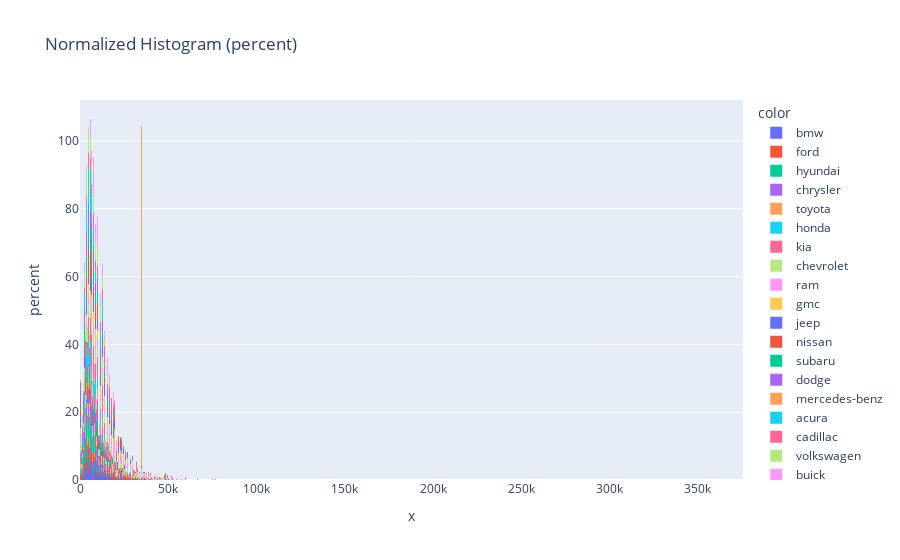
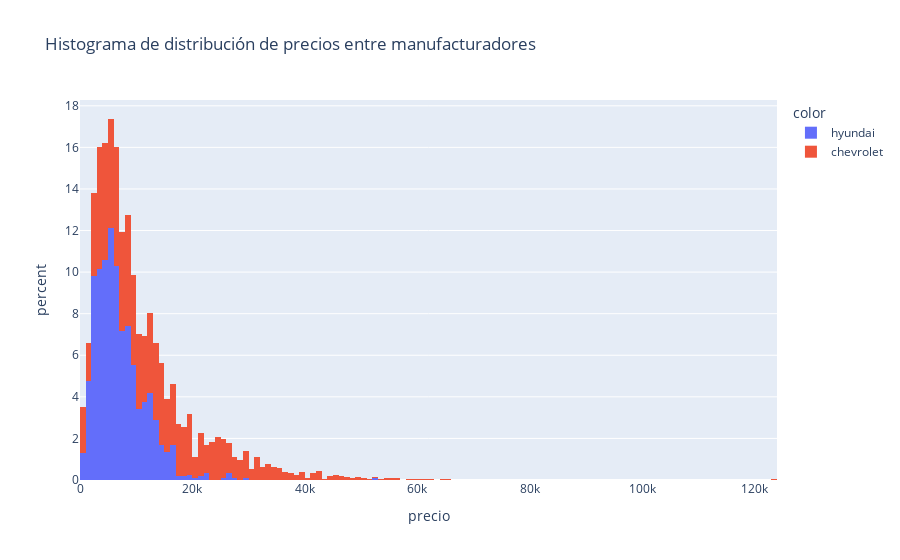
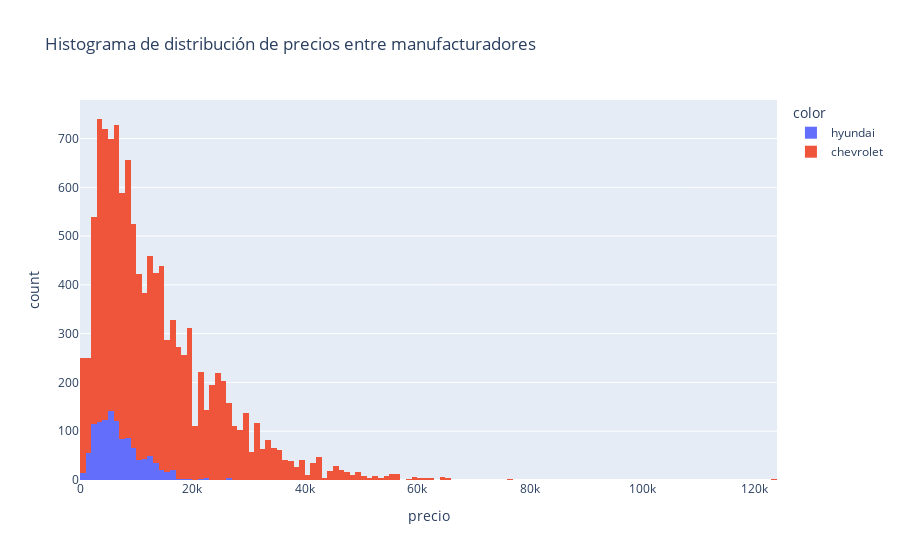

The notebook cell these images were saved under, in order:
### Markdown cell above
### Histogramas e histogramas normalizados sobre la comparaciónn de la distribución de precios entre manufacturadores ###

### Code cell
# import plotly.graph_objects as go
import plotly.express as px
import pandas as pd

# Leer los datos del archivo CSV
car_data = pd.read_csv("../vehicles_us.csv")

# Aislar los manufacturadores desde la variable de modelo

car_data["manufacturer"] = car_data["model"].str.split().str[0]

# Crear un histograma normalizado con la variable 'percent'

fig = px.histogram(x=car_data['price'], histnorm="percent", color=car_data["manufacturer"], title="Normalized Histogram (percent)")
fig.show()

# Crear un DataFrame con solo dos manufacturadores

comparacion_manuf = car_data[car_data['manufacturer'].isin(['chevrolet','hyundai'])]

# Crear histograma normalizado

fig_2 = px.histogram(x=comparacion_manuf['price'], histnorm="percent", color=comparacion_manuf['manufacturer'], title="Histograma de distribución de precios entre manufacturadores", labels={'x':'precio','y':'porcentaje'})
fig_2.show()

# Crear histograma

fig_3 = px.histogram(x=comparacion_manuf['price'],color=comparacion_manuf['manufacturer'], title="Histograma de distribución de precios entre manufacturadores", labels={'x':'precio','y':'cuenta'})
fig_3.show()

### Figure 1 — Plotly figure (JSON) as saved in the notebook; plotly's stock layout.template omitted (floating-point values rounded to 4 significant figures; data arrays with more than 128 entries replaced by an {"elided": "..."} marker saying what was removed)
{"data": [{"bingroup": "x", "histnorm": "percent", "hovertemplate": "color=bmw<br>x=%{x}<br>percent=%{y}<extra></extra>", "legendgroup": "bmw", "marker": {"color": "#636efa", "pattern": {"shape": ""}}, "name": "bmw", "orientation": "v", "showlegend": true, "type": "histogram", "x": {"elided": "267 int values"}, "xaxis": "x", "yaxis": "y"}, {"bingroup": "x", "histnorm": "percent", "hovertemplate": "color=ford<br>x=%{x}<br>percent=%{y}<extra></extra>", "legendgroup": "ford", "marker": {"color": "#EF553B", "pattern": {"shape": ""}}, "name": "ford", "orientation": "v", "showlegend": true, "type": "histogram", "x": {"elided": "12672 int values"}, "xaxis": "x", "yaxis": "y"}, {"bingroup": "x", "histnorm": "percent", "hovertemplate": "color=hyundai<br>x=%{x}<br>percent=%{y}<extra></extra>", "legendgroup": "hyundai", "marker": {"color": "#00cc96", "pattern": {"shape": ""}}, "name": "hyundai", "orientation": "v", "showlegend": true, "type": "histogram", "x": {"elided": "1173 int values"}, "xaxis": "x", "yaxis": "y"}, {"bingroup": "x", "histnorm": "percent", "hovertemplate": "color=chrysler<br>x=%{x}<br>percent=%{y}<extra></extra>", "legendgroup": "chrysler", "marker": {"color": "#ab63fa", "pattern": {"shape": ""}}, "name": "chrysler", "orientation": "v", "showlegend": true, "type": "histogram", "x": {"elided": "838 int values"}, "xaxis": "x", "yaxis": "y"}, {"bingroup": "x", "histnorm": "percent", "hovertemplate": "color=toyota<br>x=%{x}<br>percent=%{y}<extra></extra>", "legendgroup": "toyota", "marker": {"color": "#FFA15A", "pattern": {"shape": ""}}, "name": "toyota", "orientation": "v", "showlegend": true, "type": "histogram", "x": {"elided": "5445 int values"}, "xaxis": "x", "yaxis": "y"}, {"bingroup": "x", "histnorm": "percent", "hovertemplate": "color=honda<br>x=%{x}<br>percent=%{y}<extra></extra>", "legendgroup": "honda", "marker": {"color": "#19d3f3", "pattern": {"shape": ""}}, "name": "honda", "orientation": "v", "showlegend": true, "type": "histogram", "x": {"elided": "3485 int values"}, "xaxis": "x", "yaxis": "y"}, {"bingroup": "x", "histnorm": "percent", "hovertemplate": "color=kia<br>x=%{x}<br>percent=%{y}<extra></extra>", "legendgroup": "kia", "marker": {"color": "#FF6692", "pattern": {"shape": ""}}, "name": "kia", "orientation": "v", "showlegend": true, "type": "histogram", "x": {"elided": "585 int values"}, "xaxis": "x", "yaxis": "y"}, {"bingroup": "x", "histnorm": "percent", "hovertemplate": "color=chevrolet<br>x=%{x}<br>percent=%{y}<extra></extra>", "legendgroup": "chevrolet", "marker": {"color": "#B6E880", "pattern": {"shape": ""}}, "name": "chevrolet", "orientation": "v", "showlegend": true, "type": "histogram", "x": {"elided": "10611 int values"}, "xaxis": "x", "yaxis": "y"}, {"bingroup": "x", "histnorm": "percent", "hovertemplate": "color=ram<br>x=%{x}<br>percent=%{y}<extra></extra>", "legendgroup": "ram", "marker": {"color": "#FF97FF", "pattern": {"shape": ""}}, "name": "ram", "orientation": "v", "showlegend": true, "type": "histogram", "x": {"elided": "3316 int values"}, "xaxis": "x", "yaxis": "y"}, {"bingroup": "x", "histnorm": "percent", "hovertemplate": "color=gmc<br>x=%{x}<br>percent=%{y}<extra></extra>", "legendgroup": "gmc", "marker": {"color": "#FECB52", "pattern": {"shape": ""}}, "name": "gmc", "orientation": "v", "showlegend": true, "type": "histogram", "x": {"elided": "2378 int values"}, "xaxis": "x", "yaxis": "y"}, {"bingroup": "x", "histnorm": "percent", "hovertemplate": "color=jeep<br>x=%{x}<br>percent=%{y}<extra></extra>", "legendgroup": "jeep", "marker": {"color": "#636efa", "pattern": {"shape": ""}}, "name": "jeep", "orientation": "v", "showlegend": true, "type": "histogram", "x": {"elided": "3281 int values"}, "xaxis": "x", "yaxis": "y"}, {"bingroup": "x", "histnorm": "percent", "hovertemplate": "color=nissan<br>x=%{x}<br>percent=%{y}<extra></extra>", "legendgroup": "nissan", "marker": {"color": "#EF553B", "pattern": {"shape": ""}}, "name": "nissan", "orientation": "v", "showlegend": true, "type": "histogram", "x": {"elided": "3208 int values"}, "xaxis": "x", "yaxis": "y"}, {"bingroup": "x", "histnorm": "percent", "hovertemplate": "color=subaru<br>x=%{x}<br>percent=%{y}<extra></extra>", "legendgroup": "subaru", "marker": {"color": "#00cc96", "pattern": {"shape": ""}}, "name": "subaru", "orientation": "v", "showlegend": true, "type": "histogram", "x": {"elided": "1272 int values"}, "xaxis": "x", "yaxis": "y"}, {"bingroup": "x", "histnorm": "percent", "hovertemplate": "color=dodge<br>x=%{x}<br>percent=%{y}<extra></extra>", "legendgroup": "dodge", "marker": {"color": "#ab63fa", "pattern": {"shape": ""}}, "name": "dodge", "orientation": "v", "showlegend": true, "type": "histogram", "x": {"elided": "1255 int values"}, "xaxis": "x", "yaxis": "y"}, {"bingroup": "x", "histnorm": "percent", "hovertemplate": "color=mercedes-benz<br>x=%{x}<br>percent=%{y}<extra></extra>", "legendgroup": "mercedes-benz", "marker": {"color": "#FFA15A", "pattern": {"shape": ""}}, "name": "mercedes-benz", "orientation": "v", "showlegend": true, "type": "histogram", "x": [34900, 34900, 34900, 34900, 34900, 34900, 34900, 34900, 34900, 34900, 34900, 34900, 34900, 34900, 34900, 34900, 34900, 34900, 34900, 34900, 34900, 34900, 34900, 34900, 34900, 34900, 34900, 34900, 34900, 34900, 34900, 34900, 34900, 34900, 34900, 34900, 34900, 34900, 34900, 34900, 34900], "xaxis": "x", "yaxis": "y"}, {"bingroup": "x", "histnorm": "percent", "hovertemplate": "color=acura<br>x=%{x}<br>percent=%{y}<extra></extra>", "legendgroup": "acura", "marker": {"color": "#19d3f3", "pattern": {"shape": ""}}, "name": "acura", "orientation": "v", "showlegend": true, "type": "histogram", "x": {"elided": "236 int values"}, "xaxis": "x", "yaxis": "y"}, {"bingroup": "x", "histnorm": "percent", "hovertemplate": "color=cadillac<br>x=%{x}<br>percent=%{y}<extra></extra>", "legendgroup": "cadillac", "marker": {"color": "#FF6692", "pattern": {"shape": ""}}, "name": "cadillac", "orientation": "v", "showlegend": true, "type": "histogram", "x": {"elided": "322 int values"}, "xaxis": "x", "yaxis": "y"}, {"bingroup": "x", "histnorm": "percent", "hovertemplate": "color=volkswagen<br>x=%{x}<br>percent=%{y}<extra></extra>", "legendgroup": "volkswagen", "marker": {"color": "#B6E880", "pattern": {"shape": ""}}, "name": "volkswagen", "orientation": "v", "showlegend": true, "type": "histogram", "x": {"elided": "869 int values"}, "xaxis": "x", "yaxis": "y"}, {"bingroup": "x", "histnorm": "percent", "hovertemplate": "color=buick<br>x=%{x}<br>percent=%{y}<extra></extra>", "legendgroup": "buick", "marker": {"color": "#FF97FF", "pattern": {"shape": ""}}, "name": "buick", "orientation": "v", "showlegend": true, "type": "histogram", "x": {"elided": "271 int values"}, "xaxis": "x", "yaxis": "y"}], "layout": {"barmode": "relative", "legend": {"title": {"text": "color"}, "tracegroupgap": 0}, "title": {"text": "Normalized Histogram (percent)"}, "xaxis": {"anchor": "y", "domain": [0, 1], "title": {"text": "x"}}, "yaxis": {"anchor": "x", "domain": [0, 1], "title": {"text": "percent"}}}}

### Figure 2 — Plotly figure (JSON) as saved in the notebook; plotly's stock layout.template omitted (floating-point values rounded to 4 significant figures; data arrays with more than 128 entries replaced by an {"elided": "..."} marker saying what was removed)
{"data": [{"bingroup": "x", "histnorm": "percent", "hovertemplate": "color=hyundai<br>precio=%{x}<br>percent=%{y}<extra></extra>", "legendgroup": "hyundai", "marker": {"color": "#636efa", "pattern": {"shape": ""}}, "name": "hyundai", "orientation": "v", "showlegend": true, "type": "histogram", "x": {"elided": "1173 int values"}, "xaxis": "x", "yaxis": "y"}, {"bingroup": "x", "histnorm": "percent", "hovertemplate": "color=chevrolet<br>precio=%{x}<br>percent=%{y}<extra></extra>", "legendgroup": "chevrolet", "marker": {"color": "#EF553B", "pattern": {"shape": ""}}, "name": "chevrolet", "orientation": "v", "showlegend": true, "type": "histogram", "x": {"elided": "10611 int values"}, "xaxis": "x", "yaxis": "y"}], "layout": {"barmode": "relative", "legend": {"title": {"text": "color"}, "tracegroupgap": 0}, "title": {"text": "Histograma de distribución de precios entre manufacturadores"}, "xaxis": {"anchor": "y", "domain": [0, 1], "title": {"text": "precio"}}, "yaxis": {"anchor": "x", "domain": [0, 1], "title": {"text": "percent"}}}}

### Figure 3 — Plotly figure (JSON) as saved in the notebook; plotly's stock layout.template omitted (floating-point values rounded to 4 significant figures; data arrays with more than 128 entries replaced by an {"elided": "..."} marker saying what was removed)
{"data": [{"bingroup": "x", "hovertemplate": "color=hyundai<br>precio=%{x}<br>count=%{y}<extra></extra>", "legendgroup": "hyundai", "marker": {"color": "#636efa", "pattern": {"shape": ""}}, "name": "hyundai", "orientation": "v", "showlegend": true, "type": "histogram", "x": {"elided": "1173 int values"}, "xaxis": "x", "yaxis": "y"}, {"bingroup": "x", "hovertemplate": "color=chevrolet<br>precio=%{x}<br>count=%{y}<extra></extra>", "legendgroup": "chevrolet", "marker": {"color": "#EF553B", "pattern": {"shape": ""}}, "name": "chevrolet", "orientation": "v", "showlegend": true, "type": "histogram", "x": {"elided": "10611 int values"}, "xaxis": "x", "yaxis": "y"}], "layout": {"barmode": "relative", "legend": {"title": {"text": "color"}, "tracegroupgap": 0}, "title": {"text": "Histograma de distribución de precios entre manufacturadores"}, "xaxis": {"anchor": "y", "domain": [0, 1], "title": {"text": "precio"}}, "yaxis": {"anchor": "x", "domain": [0, 1], "title": {"text": "count"}}}}
